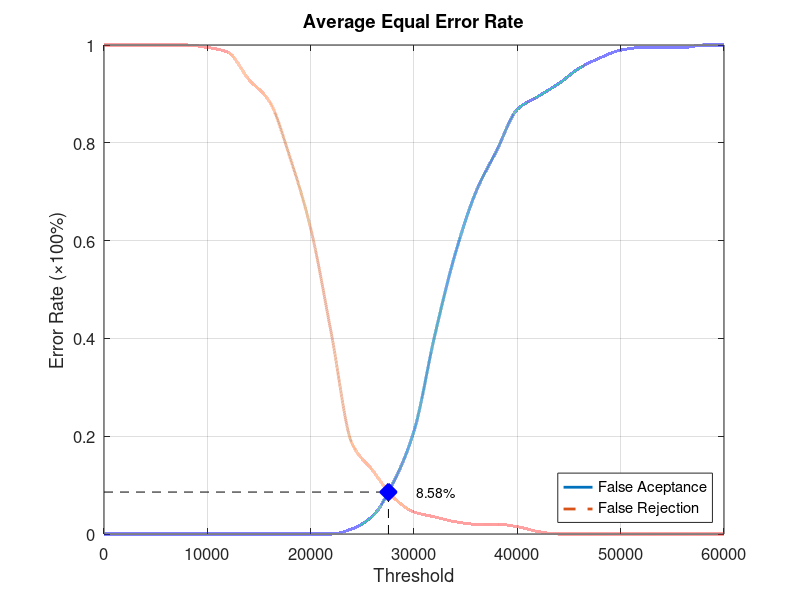
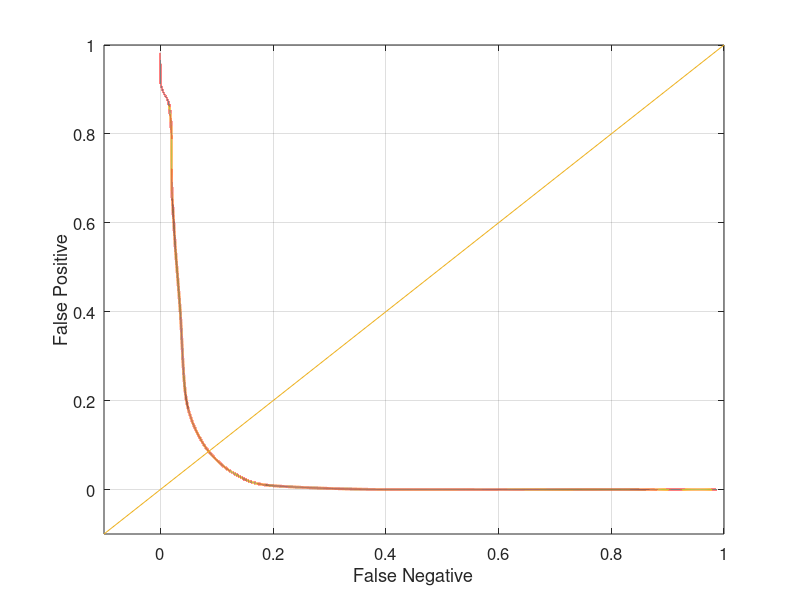

These figures' MATLAB source, in order:
function yEER = Database1_3
close all;
clear;
clc;
x = 0:2000:60000;
xq = 0:0.5:60000;

y0 = [0 0 0 0 0 0 0 0 0 0 0 0 0.0105263 0.0368421 0.105263 0.210526 0.405263 0.573684 0.7 0.784211 0.868421 0.894737 0.921053 0.952632 0.973684 0.989474 0.994737 0.994737 0.994737 1 1];
yy0 = interp1(x, y0, xq, 'pchip');
y1 = [1 1 1 1 1 0.995 0.985 0.93 0.885 0.77 0.625 0.41 0.185 0.13 0.075 0.045 0.035 0.025 0.02 0.02 0.015 0.005 0 0 0 0 0 0 0 0 0];
yy1 = interp1(x, y1, xq, 'pchip');

% Calculating EER: 
y2 = abs(y0 - y1);
find(y2 == min(y2))
yy2 = abs(yy0 - yy1);
xEER = find(yy2 == min(yy2));
xEERIndex = xq(xEER) % X-axis EER
yEER = yy0(xEER) % Y-axis EER

main = figure
plot(xq, yy0,'-','LineWidth', 2);	hold on
plot(xq, yy1,'--','LineWidth', 2);	hold on
plot([xEERIndex xEERIndex], [0 yEER], 'k--');	hold on
plot([0 xEERIndex], [yEER yEER], 'k--');	hold on
plot(xEERIndex, yEER, 'bx', 'LineWidth', 10);	hold on
text(xEERIndex + 10 * xEERIndex / 100, yEER, [num2str(round((10000 * yEER)) / 100) '%'])
legend('False Aceptance', 'False Rejection', 'Location', 'SouthEast')
xlabel('Threshold')
ylabel('Error Rate (\times100%)')
title('Average Equal Error Rate')
set(gca, 'FontSize', 12)
axis([0 60000 0 1])
grid on

print(main, 'Database1_3Main', '-dpng');
FNRxFPR = figure('Color', [1 1 1]);
plot(yy1, yy0, '-', yy1, yy0, 'LineWidth', 2);
hold on
y = -0.1:0.1:1
plot(y, y); 
set(gca, 'FontSize', 12)
xlabel('False Negative')
ylabel('False Positive')
axis([-0.1 1 -0.1 1])
set(gca, 'FontSize', 12)
grid on

print(FNRxFPR, 'Database1_3FNRxFPR','-dpng');
end
